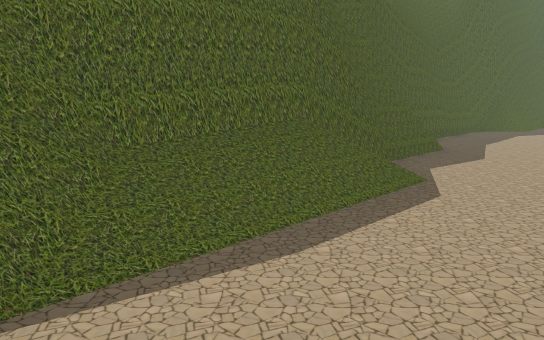
[1] (above)

15 first-person views from a walk through a scene from a Unity 3-D project. The camera is 1.2 m above the floor, tilts 10° down and sees 70° across. Doors are open. The floor is counted in squares, 1 m on a side. Each view is taken from the middle of a square. On the plan, view 1 faces up. The plan holds only what a view shows up to about 15 squares ahead; the rest is blank. The place goes on beyond the plan. The player character is not drawn. Some animated figures are left out. Some surface patterns are stand-ins.

[2]
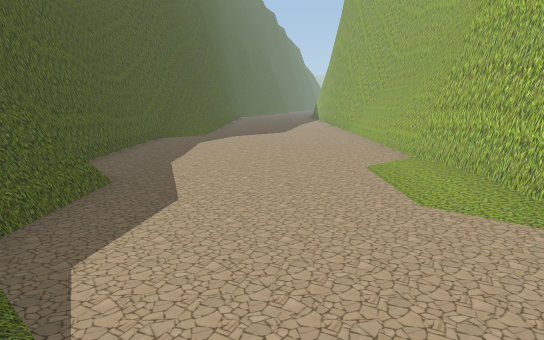

[3]
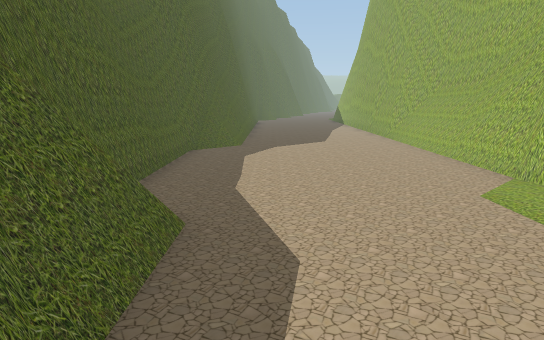

[4]
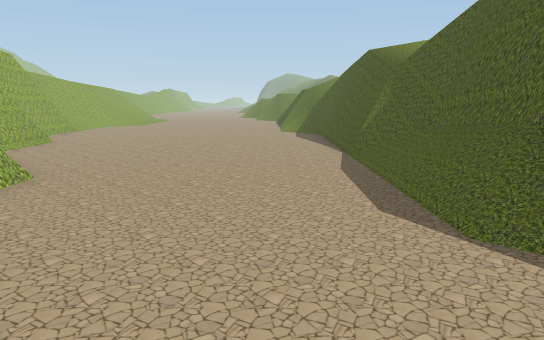

[5]
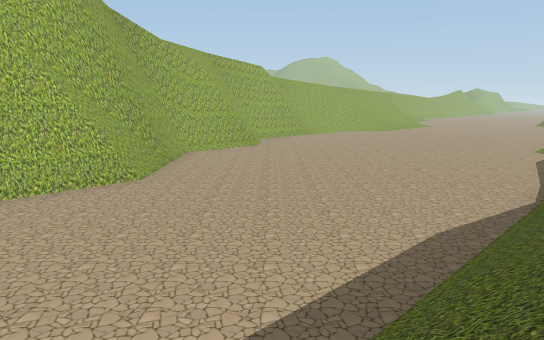

[6]
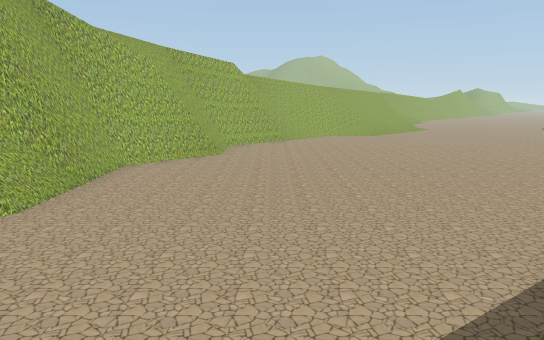

[7]
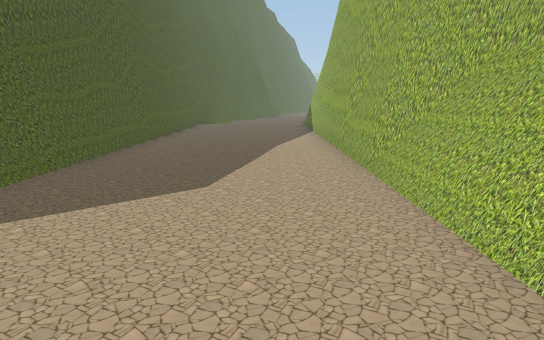

[8]
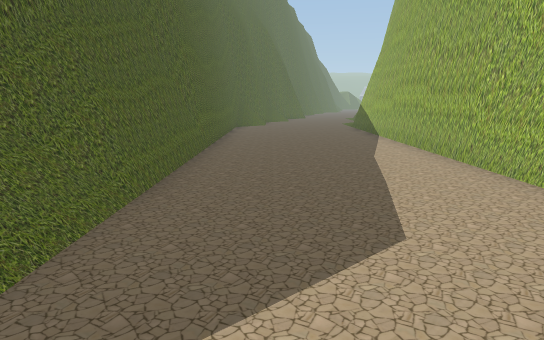

[9]
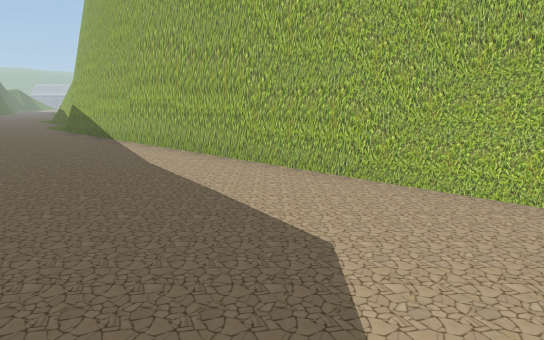

[10]
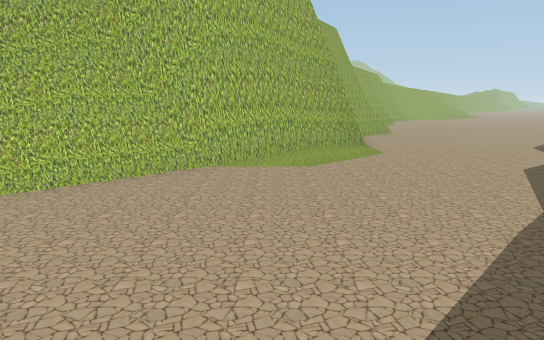

[11]
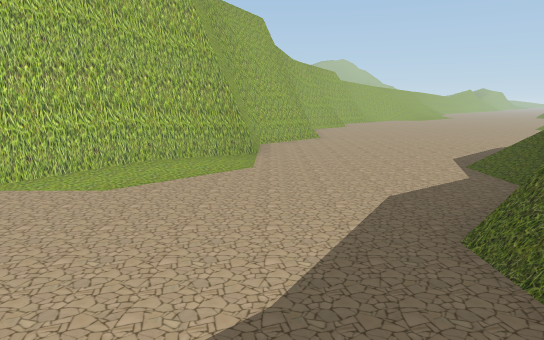

[12]
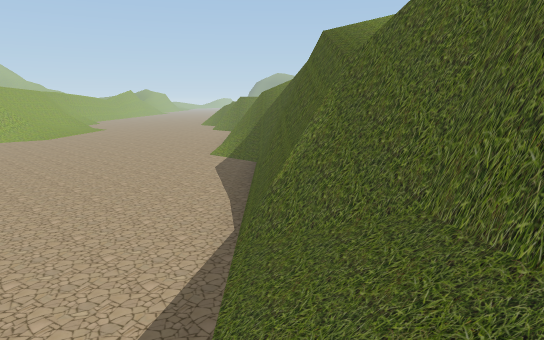

[13]
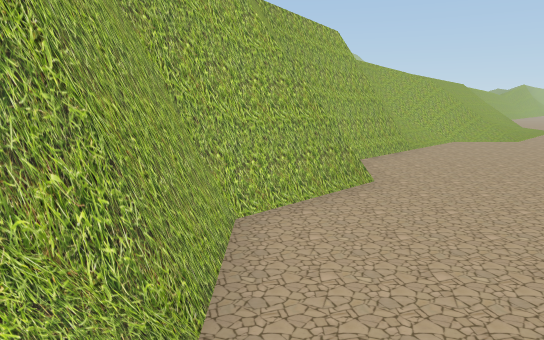

[14]
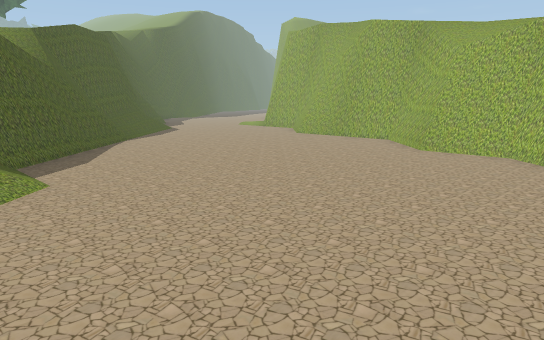

[15]
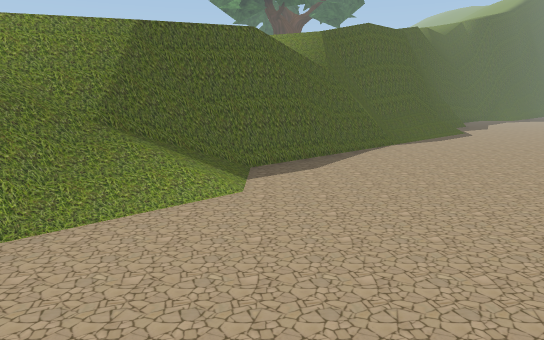

### Floor plan
Key: @ floor where view 1 was taken; # wall or solid block; . main floor; : floor 3 m higher than the main floor; + floor 3.25 m higher than the main floor; / step, stairs or slope; = window, fence, low wall or low ledge; v drop or lower ground.
Columns run from 7 left of view 1 to 25 right of it. Each row starts with its distance up from view 1.
 22                      v##......./#
 21                     v##......./##
 20                    v##......./##
 19                  v###......./##
 18                v####......./#v
 17               v##//......./#v
 16             vv##//......./#v
 15            vv##/......../##
 14            =##/......../##
 13           /v#/.........##v
 12           v#/.........##vv
 11          v##.........##vv
 10          v#=........##vv
  9         v##........##vv
  8         ##........##vv
  7        v#/.......##v
  6       v#//......#v
  5      v#//......#v
  4    +v#//......#v
  3   :/v=/.......#v
  2   //v=........#v
  1   /v=........##v
  0   v#...@....##v
 -1  v#.........##v
 -2 v#..........#v
 -3 #/..........#v
 -4 //..........#v
 -5 /..........#v/
 -6 ..........#v//
 -7 ..........#v/
 -8 .........=#v
 -9 ........=#v
-10 ........#v

Positions as (right, up) in squares from view 1, and headings:
1: (0, 0), facing up
2: (2, 4), facing up-right
3: (2, 6), facing up-right
4: (6, 7), facing down-left
5: (2, 7), facing down
6: (1, 5), facing down
7: (10, 10), facing up-right
8: (10, 13), facing up-right
9: (10, 15), facing right
10: (9, 15), facing down
11: (6, 13), facing down
12: (1, 5), facing down-left
13: (4, 0), facing down
14: (-7, -10), facing up-right
15: (-5, -9), facing up
